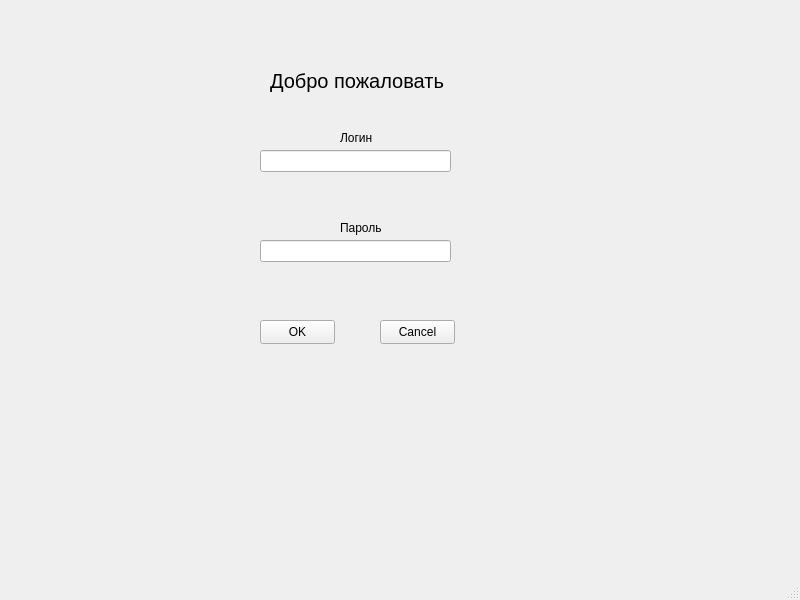
<?xml version="1.0" encoding="UTF-8"?>
<ui version="4.0">
 <class>MainWindow</class>
 <widget class="QMainWindow" name="MainWindow">
  <property name="geometry">
   <rect>
    <x>0</x>
    <y>0</y>
    <width>800</width>
    <height>600</height>
   </rect>
  </property>
  <property name="windowTitle">
   <string>MainWindow</string>
  </property>
  <widget class="QWidget" name="centralwidget">
   <widget class="QLabel" name="label">
    <property name="geometry">
     <rect>
      <x>270</x>
      <y>50</y>
      <width>191</width>
      <height>61</height>
     </rect>
    </property>
    <property name="font">
     <font>
      <pointsize>15</pointsize>
     </font>
    </property>
    <property name="text">
     <string>Добро пожаловать</string>
    </property>
   </widget>
   <widget class="QLineEdit" name="lineEdit">
    <property name="geometry">
     <rect>
      <x>260</x>
      <y>240</y>
      <width>191</width>
      <height>22</height>
     </rect>
    </property>
   </widget>
   <widget class="QLineEdit" name="lineEdit_2">
    <property name="geometry">
     <rect>
      <x>260</x>
      <y>150</y>
      <width>191</width>
      <height>22</height>
     </rect>
    </property>
   </widget>
   <widget class="QPushButton" name="pushButton">
    <property name="geometry">
     <rect>
      <x>260</x>
      <y>320</y>
      <width>75</width>
      <height>24</height>
     </rect>
    </property>
    <property name="text">
     <string>OK</string>
    </property>
   </widget>
   <widget class="QPushButton" name="pushButton_2">
    <property name="geometry">
     <rect>
      <x>380</x>
      <y>320</y>
      <width>75</width>
      <height>24</height>
     </rect>
    </property>
    <property name="text">
     <string>Cancel</string>
    </property>
   </widget>
   <widget class="QLabel" name="label_2">
    <property name="geometry">
     <rect>
      <x>340</x>
      <y>130</y>
      <width>49</width>
      <height>16</height>
     </rect>
    </property>
    <property name="text">
     <string>Логин</string>
    </property>
   </widget>
   <widget class="QLabel" name="label_3">
    <property name="geometry">
     <rect>
      <x>340</x>
      <y>220</y>
      <width>49</width>
      <height>16</height>
     </rect>
    </property>
    <property name="text">
     <string>Пароль</string>
    </property>
   </widget>
  </widget>
  <widget class="QMenuBar" name="menubar">
   <property name="geometry">
    <rect>
     <x>0</x>
     <y>0</y>
     <width>800</width>
     <height>22</height>
    </rect>
   </property>
  </widget>
  <widget class="QStatusBar" name="statusbar"/>
 </widget>
 <resources/>
 <connections/>
</ui>
